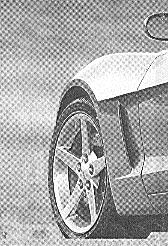
//> input picture 2.jpg, 168 x 246 px
$ ./源   (built with g++ and OpenCV 4)
//> lines starting //> are read from the running program, lines starting //| are printed output that depends on the picture; after the words box and inside, x2 and y2 are one past the last pixel; in counts of white or black regions, pixels touching at a corner belong together
#include <iostream>
#include <opencv2/core.hpp>
#include <opencv2/highgui.hpp>
#include <opencv2/imgproc.hpp>
#include <fstream>
#include <stdio.h>
#include <cv.h>
#include "cvaux.h"
#include "cxcore.h"
#include <iostream>
#include <fstream>
//#include "opencv2/nonfree/nonfree.hpp"
using namespace std;
using namespace cv;

int main()
{
	Mat srcImg, grayImg;
	srcImg = imread("2.jpg");       //读入图像并初始化为灰度图灰度图
//> srcImg is the input picture: 246 rows x 168 cols, CV_8UC3; min 0, max 255, mean 169
	cvtColor(srcImg, grayImg, CV_RGB2GRAY);
	//判断图像是否加载成功
	if (grayImg.empty())
	{
		cout << "图像加载失败!" << endl;
		return -1;
	}
	else
		cout << "图像加载成功!" << endl << endl;

	Mat padded;                 //以0填充输入图像矩阵
	int m = grayImg.rows;
//> m = 246
	int n = grayImg.cols;
//> n = 168
	cout << n << endl << endl;
//| 168
	cout << m << endl << endl;
//| 246
	//							//用0填充输入图像grayImg
	copyMakeBorder(grayImg, padded, 0, m - grayImg.rows, 0, n - grayImg.cols, BORDER_CONSTANT, Scalar::all(0));
	padded = grayImg;
	Mat planes[] = { Mat_<float>(padded), Mat::zeros(padded.size(),CV_32F) };		//初始化时域和复频域
//> planes[1]: 246 rows x 168 cols, CV_32FC1; every value is 0
	Mat complexI;
	merge(planes, 2, complexI);     //将实数域和虚数域合并为复数域

	dft(complexI, complexI);			//对图像进行傅里叶变换


	split(complexI, planes);        //将复数域分割为实部planes[0]，虚部planes[1]

	magnitude(planes[0], planes[1], planes[0]);     //计算二维向量的幅值
	Mat fourier_Img = planes[0].clone();

	fourier_Img += Scalar::all(1);
	Mat jisuan_fu1 = fourier_Img.clone();


	log(fourier_Img, fourier_Img);


	//由于傅里叶变换频谱范围广，将线性坐标换成对数坐标节约空间

	fourier_Img = fourier_Img(Rect(0, 0, fourier_Img.cols&-2, fourier_Img.rows&-2));
	int bx = fourier_Img.cols / 2;
//> bx = 84
	int by = fourier_Img.rows / 2;
//> by = 123
	Mat p0 = Mat(fourier_Img, Rect(0, 0, bx, by));
	Mat p1 = Mat(fourier_Img, Rect(bx, 0, bx, by));
	Mat p2 = Mat(fourier_Img, Rect(0, by, bx, by));
	Mat p3 = Mat(fourier_Img, Rect(bx, by, bx, by));
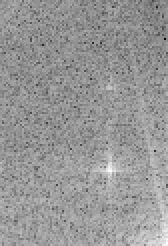
//> p3: 123 rows x 84 cols, CV_32FC1 (shown 2 times larger); min 2.64, max 12.33, mean 8.41; drawn with min black and max white

	Mat tmp1;
	p0.copyTo(tmp1);
	p3.copyTo(p0);
	tmp1.copyTo(p3);

	p1.copyTo(tmp1);
	p2.copyTo(p1);
	tmp1.copyTo(p2);
	normalize(fourier_Img, fourier_Img, 0, 1, CV_MINMAX);

	//将频谱重新按照四个象限进行排列
	int cx = jisuan_fu1.cols / 2;			//初始化频谱图的横纵坐标
//> cx = 84
	int cy = jisuan_fu1.rows / 2;
//> cy = 123

	Mat q0 = Mat(complexI, Rect(0, 0, cx, cy));       //左上角图像划定ROI区域
	Mat q1 = Mat(complexI, Rect(cx, 0, cx, cy));      //右上角图像
	Mat q2 = Mat(complexI, Rect(0, cy, cx, cy));      //左下角图像
	Mat q3 = Mat(complexI, Rect(cx, cy, cx, cy));     //右下角图像

											//变换左上角和右下角象限
	Mat tmp;
	q0.copyTo(tmp);
	q3.copyTo(q0);
	tmp.copyTo(q3);

	//变换右上角和左下角象限
	q1.copyTo(tmp);
	q2.copyTo(q1);
	tmp.copyTo(q2);

	// [10 lines of commented-out code are left out]
	Mat filter = Mat(planes[0].size(), CV_32F);
	//filter = imread("二条.jpg");
	filter = imread("八筒.jpg");
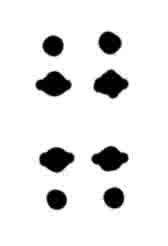
//> input picture 八筒.jpg, 168 x 246 px
//> filter is the input picture: 246 rows x 168 cols, CV_8UC3; min 0, max 255, mean 231.5
	cvtColor(filter, filter, CV_RGB2GRAY);
//> filter: 246 rows x 168 cols, CV_8UC1
	imshow("ada",filter);
	normalize(filter, filter, 0, 1, CV_MINMAX);
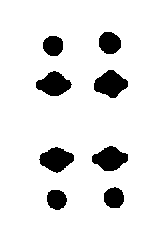
//> filter: 246 rows x 168 cols, CV_8UC1; values 0 (black) and 1 (white), 90.9% white; 8 black regions, largest, box (x1, y1, x2, y2) and area: (94, 70, 128, 98) 624, (92, 146, 128, 171) 598, (39, 147, 74, 173) 594
	/*cout << planes[0] << endl << endl;*/

	split(complexI, planes);
	// [9 lines of commented-out code are left out]

	for (int i = 0; i < filter.rows; i++) {
		uchar* data = filter.ptr<uchar>(i);
		for (int j = 0; j < filter.cols; j++) {
			float temp = data[j];
			planes[0].at<float>(i, j) = planes[0].at<float>(i, j)*temp;
			planes[1].at<float>(i, j) = planes[1].at<float>(i, j)*temp;

		}
	}
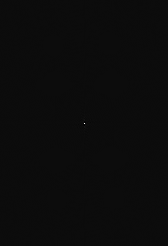
//> planes[0]: 246 rows x 168 cols, CV_32FC1; min -345914.5, max 6986467, mean 164.9; drawn with min black and max white
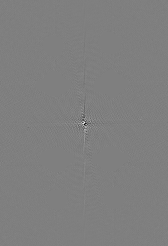
//> planes[1]: 246 rows x 168 cols, CV_32FC1; min -321759.6, max 321759.5, mean -0.6; drawn with min black and max white


	merge(planes, 2, complexI);


	// [31 lines of commented-out code are left out]
	q0.copyTo(tmp);
	q3.copyTo(q0);
	tmp.copyTo(q3);

	//变换右上角和左下角象限
	q1.copyTo(tmp);
	q2.copyTo(q1);
	tmp.copyTo(q2);


	Mat lvwanbo_fu;//idft后的矩阵
	/*merge(planes,2, lvwanbo_fu);*/

	idft(complexI, lvwanbo_fu);
	Mat plane1[] = { Mat::zeros(jisuan_fu1.size(), CV_32F), Mat::zeros(jisuan_fu1.size(), CV_32F) };
	split(lvwanbo_fu, plane1);
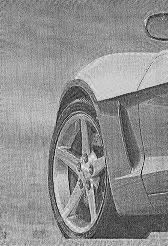
//> plane1[0]: 246 rows x 168 cols, CV_32FC1; min -1080147.8, max 13315844, mean 6986467; drawn with min black and max white
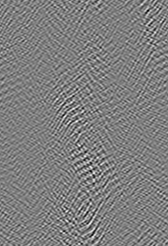
//> plane1[1]: 246 rows x 168 cols, CV_32FC1; min -759535.3, max 763923, mean 0; drawn with min black and max white
	magnitude(plane1[0], plane1[1], plane1[0]);

	normalize(plane1[0], plane1[0], 0, 1, CV_MINMAX);
	Mat result;
	result = Mat(plane1[0], Rect(0, 0, grayImg.cols, grayImg.rows));

	Mat huanyuantu;
	//huanyuantu = Mat(plane1[0], Rect(0, 0,grayImg.cols,grayImg.rows));
	imshow("sasas", grayImg);


	imshow("原始图像", result);
	imshow("傅里叶频谱图", fourier_Img);
	/*cout << plane1[0] << endl << endl;*/
	waitKey(0);


	waitKey(0);
	return 0;
}
